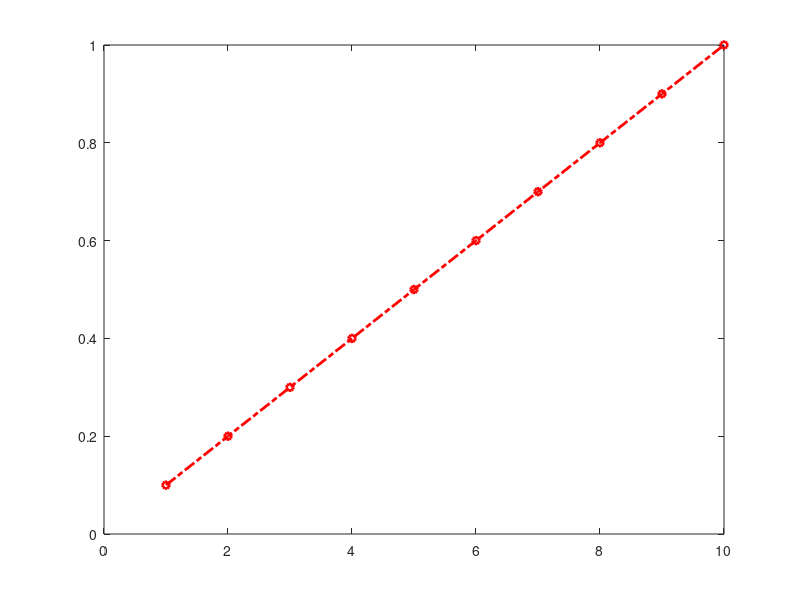

Reproduce this figure in MATLAB.
% Some simple commands to show how to use Matlab

% the following two commands are equivalent
xa = linspace(1, 10, 10);
xb = [1:10];

% display the help information of the linespace function
help linspace

% the following two commands are equivalent
ya = linspace(0.1, 1, 10)
yb = [0.1:0.1:1];

ya(3) % the 3rd element of ya
xa([3,5]) % the 3rd and 5th elements of xa
xa([3:5]) % the 3rd, 4th, and 5th elements of xa

xa.*ya % element-wise multiplication
xa./ya % element-wise element division


xa.^2 % element-wise sqaured

xa+ya % element-wise summation
xa*3 % a vector  multiplies a scalar
xa/2 % a vector divided by a scalar

% plot 
% in red color, with marker o, and line style -.
plot(xa, ya, 'ro-.', 'linewidth', 2, 'markersize', 5)

help plot

% for loop
for k = 2:2:10
    x(k) = k^2;
end


% if else
% y = 1, if x > 0
% y = 0.5, if x == 0
% y = 0, if x < 0
x = [-5:0.1:5];
for k = 1:length(x)
    if x(k) < 0
        y(k) = 0;
    elseif x(k) == 0
        y(k) = 0.5;
    else
        y(k) = 1;
    end
end

positive_logic = (x > 0);
negative_logic = (x < 0);
zero_logic = (x==0);

y(positive_logic) = 1;
y(negative_logic) = 0;
y(x==0) = 0.5;
